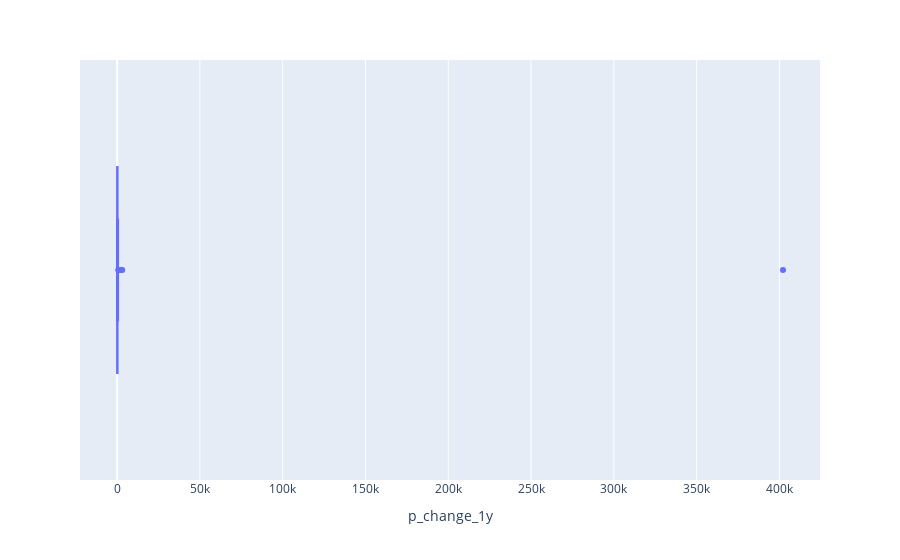

The notebook cell this image was saved under:
### Code cell
# sns.set(rc={'figure.figsize':(15,4)})
# sns.boxplot(coindf['p_change_1y'])
fig = px.box(coindf, x="p_change_1y", 
                   hover_data=['name'])
fig.show()

### Figure 1 — Plotly figure (JSON) as saved in the notebook; plotly's stock layout.template omitted (floating-point values rounded to 4 significant figures)
{"data": [{"alignmentgroup": "True", "customdata": [["Bitcoin"], ["Tether"], ["BNB"], ["XRP"], ["Cardano"], ["Solana"], ["Avalanche"], ["Terra"], ["Polkadot"], ["Binance USD"], ["Shiba Inu"], ["Polygon"], ["Crypto.com Coin"], ["TerraUSD"], ["Dai"], ["Litecoin"], ["Chainlink"], ["Near"], ["TRON"], ["Algorand"], ["FTX Token"], ["Bitcoin Cash"], ["Lido Staked Ether"], ["Stellar"], ["LEO Token"], ["Fantom"], ["Uniswap"], ["Decentraland"], ["Hedera"], ["The Sandbox"], ["Axie Infinity"], ["Ethereum Classic"], ["Elrond"], ["VeChain"], ["Theta Network"], ["ECOMI"], ["Filecoin"], ["cETH"], ["The Graph"], ["cDAI"], ["Helium"], ["Frax"], ["cUSDC"], ["Gala"], ["IOTA"], ["Flow"], ["Aave"], ["Harmony"], ["BitTorrent [OLD]"], ["Maker"], ["Theta Fuel"], ["Enjin Coin"], ["Quant"], ["Arweave"], ["Huobi BTC"], ["NEO"], ["Frax Share"], ["Stacks"], ["KuCoin Token"], ["Kusama"], ["Huobi Token"], ["Zcash"], ["Amp"], ["TrueUSD"], ["Celsius Network"], ["Kadena"], ["THORChain"], ["Basic Attention Token"], ["Celo"], ["Curve DAO Token"], ["Loopring"], ["NEXO"], ["Chiliz"], ["Dash"], ["Oasis Network"], ["Secret"], ["Synthetix Network Token"], ["Waves"], ["NEM"]], "hovertemplate": "p_change_1y=%{x}<br>name=%{customdata[0]}<extra></extra>", "legendgroup": "", "marker": {"color": "#636efa"}, "name": "", "notched": false, "offsetgroup": "", "orientation": "h", "showlegend": false, "type": "box", "x": [-7.708, 0.07017, 234.3, 51.95, 28.18, 1069.0, 151.9, 967.4, -28.25, 0.1278, 402200.0, 1610.0, 469.2, 1.237, -0.1786, -37.25, -46.95, 187.6, 32.13, -26.41, 132.7, -51.95, 75.56, -55.42, 289.2, 1097.0, -43.53, 1021.0, 79.28, 1704.0, 3082.0, 123.4, 37.98, 19.79, 17.13, 872.1, -47.8, 77.34, -77.06, 3.222, 587.8, 1.05, 3.815, 2405.0, -27.77, -60.74, -62.14, 537.6, 48.97, -13.88, 279.7, 282.1, 216.6, 386.7, -8.494, -39.84, 225.8, 126.5, 790.9, -7.591, -17.91, -21.58, -12.75, 0.174, -37.85, 1916.0, 14.89, 58.07, -24.05, 16.4, 36.56, 28.0, 541.1, -57.86, 219.3, 194.1, -79.33, -1.899, -69.55], "x0": " ", "xaxis": "x", "y0": " ", "yaxis": "y"}], "layout": {"boxmode": "group", "legend": {"tracegroupgap": 0}, "margin": {"t": 60}, "xaxis": {"anchor": "y", "domain": [0, 1], "title": {"text": "p_change_1y"}}, "yaxis": {"anchor": "x", "domain": [0, 1]}}}
